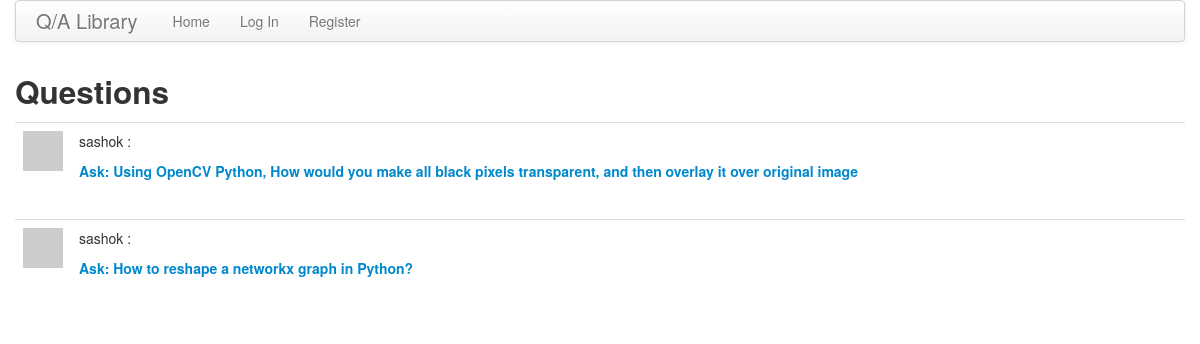
/index, run on the app's committed database.
### app/models.py (models this page shows, shortened)
class Question(db.Model):
    __tablename__ = 'question'
    id = db.Column(db.Integer, primary_key=True)
    title = db.Column(db.String(200), index=True, nullable=False,)
    text = db.Column(db.Text, nullable=False,)
    timestamp = db.Column(db.DateTime)
    user_id = db.Column(db.Integer, db.ForeignKey('user.id'))
    answer = db.relationship('Answer', backref='answer', lazy='dynamic')

class User(db.Model):
    __tablename__ = 'user'
    id = db.Column(db.Integer, primary_key=True)
    username = db.Column(db.String(64), nullable=False,
                         index=True, unique=True)
    password = db.Column(db.String(20), nullable=False,)
    question = db.relationship('Question', backref='author', lazy='dynamic')
    answer = db.relationship('Answer', backref='author', lazy='dynamic')
    def avatar(self, size):
        return 'http://www.gravatar.com/avatar/%s?d=identicon&s=%d' % (md5(self.username.encode('utf-8')).hexdigest(), size)

### app/views.py (the view)
@app.route('/')
@app.route('/index')
def index():
    user = g.user
    questions = Question.query.order_by(Question.timestamp.desc()).all()
    return render_template("index.html",
                           title='Home',
                           user=user,
                           questions=questions)

### app/momentjs.py (called while the page is built)
    def render(self, format):
        return Markup("<script>\ndocument.write(moment(\"%s\").%s);\n</script>" % (self.timestamp.strftime("%Y-%m-%dT%H:%M:%S Z"), format))

    def fromNow(self):
        return self.render("fromNow()")

### app/views.py (called while the page is built)
@app.before_request
def before_request():
    g.user = current_user

### app/templates/index.html (shortened to what this page needs)
{% extends "base.html" %}
{% block content %}
    <h2>Questions</h2>
    {% for question in questions %}
        {% include 'pr_question.html' %}
    {% endfor %}
{% endblock %}

### app/templates/pr_question.html
<table class="table table-hover">
    <tr>
        <td width="40px"><img src="{{ question.author.avatar(40) }}" /></td>
        <td>
            <p>{{ question.author.username }} {{ momentjs(question.timestamp).fromNow() }}:</p>
            <p><a href="{{ url_for('question', id=question.id) }}"><strong>Ask: {{ question.title }}</strong></a></p>
        </td>
    </tr>
</table>

### data on the page
Question: author.username "sashok", title "Using OpenCV Python, How would you make all black pixels transparent, and then overlay it over original image"
Question: author.username "sashok", title "How to reshape a networkx graph in Python?"
